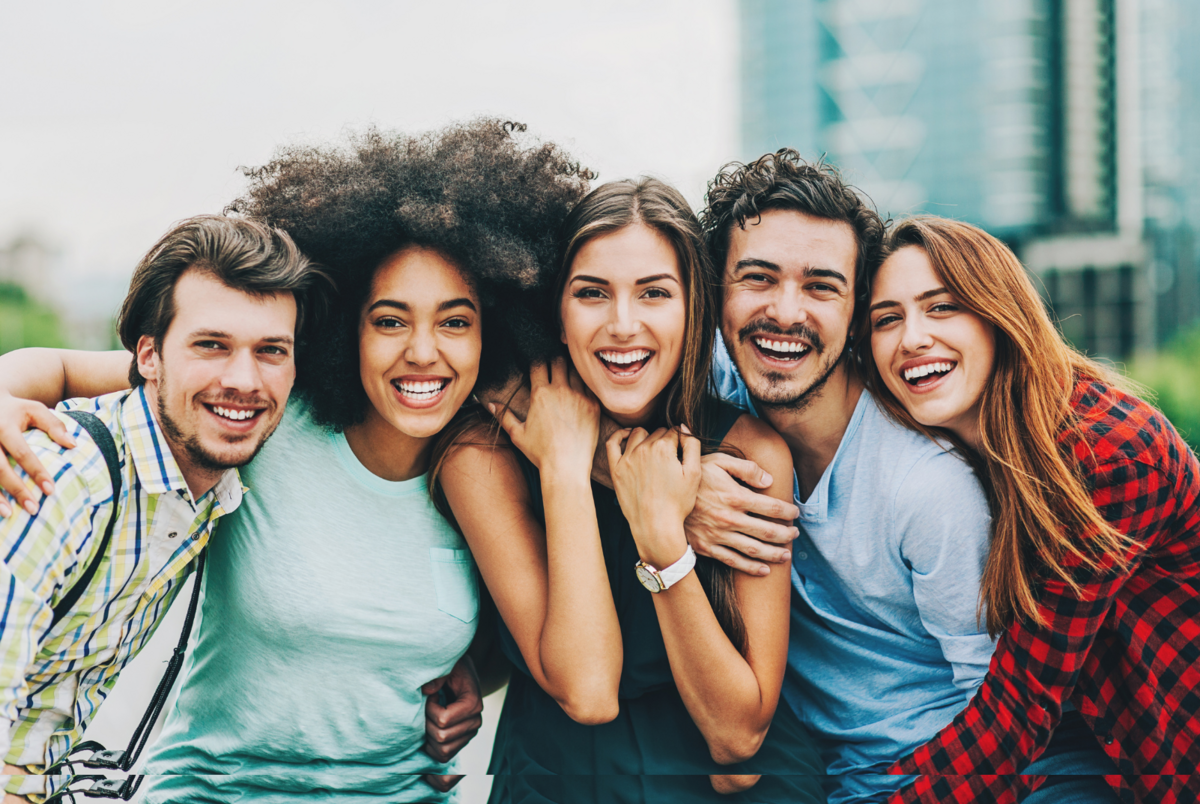
#> input picture face.png, 1200 x 804 px
$ python face_eye.py
#> lines starting #> are read from the running program, lines starting #| are printed output that depends on the picture; after the words box and inside, x2 and y2 are one past the last pixel; in counts of white or black regions, pixels touching at a corner belong together
import cv2

face_cascade = cv2.CascadeClassifier('haarcascade_frontalface_default.xml')
eye_cascade = cv2.CascadeClassifier('haarcascade_eye.xml')

img = cv2.imread('face.png')
#> img is the input picture: shape (804, 1200, 3); mean B, G, R 135.1, 141.3, 144.5
gray = cv2.cvtColor(img, cv2.COLOR_BGR2GRAY)
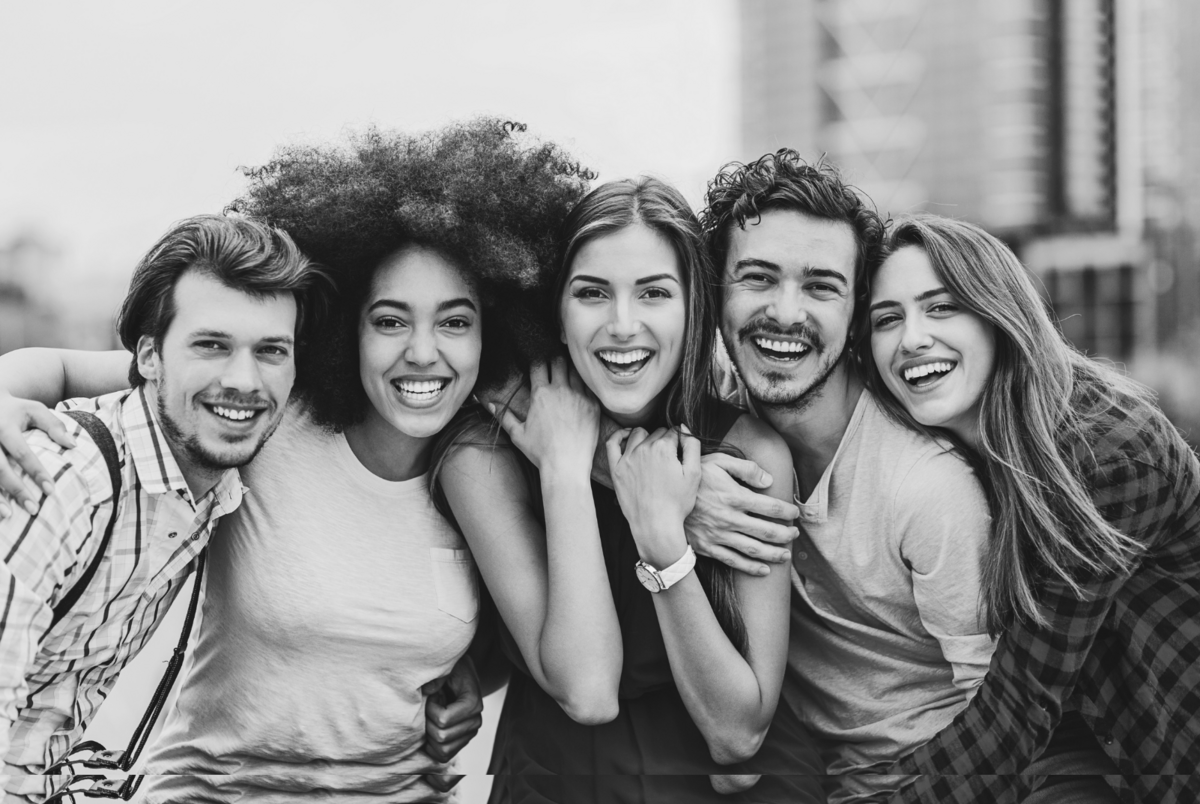
#> gray: shape (804, 1200); min 18, max 241, mean 141.6

faces = face_cascade.detectMultiScale(gray, scaleFactor=1.1, minNeighbors=5)
#> faces = [[845, 261, 137, 137], [341, 260, 159, 159], [701, 215, 172, 172], [545, 233, 158, 158], [156, 287, 165, 165]]
for (x, y, w, h) in faces:
    cv2.rectangle(img, (x, y), (x+w, y+h), (255, 0, 0), 2)
    roi_gray = gray[y:y+h, x:x+w]
    roi_color = img[y:y+h, x:x+w]

    eyes = eye_cascade.detectMultiScale(roi_gray)
    for (ex, ey, ew, eh) in eyes:
        cv2.rectangle(roi_color, (ex, ey), (ex+ew, ey+eh), (0, 255, 0), 2)
#> this loop made 5 passes
#> (x, y, w, h, eyes) on passes 1 to 5: (845, 261, 137, 137, [[27, 47, 30, 30], [71, 28, 37, 37]]), (341, 260, 159, 159, [[89, 43, 41, 41], [26, 40, 45, 45]]), (701, 215, 172, 172, [[31, 40, 47, 47], [101, 54, 40, 40]]), (545, 233, 158, 158, [[88, 43, 38, 38], [26, 39, 44, 44]]), (156, 287, 165, 165, [[33, 36, 47, 47], [94, 44, 39, 39]])
#> pass 1, `roi_gray = gray[y:y+h, x:x+w]`:
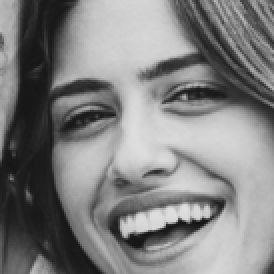
#> roi_gray: shape (137, 137) (shown 2 times larger); min 18, max 225, mean 128.3
#> pass 1, `roi_color = img[y:y+h, x:x+w]`:
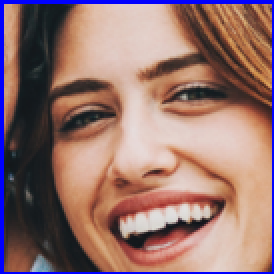
#> roi_color: shape (137, 137, 3) (shown 2 times larger); mean B, G, R 110, 114.5, 148.5
#> pass 2, `roi_color = img[y:y+h, x:x+w]`:
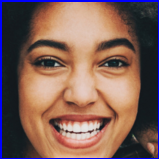
#> roi_color: shape (159, 159, 3); mean B, G, R 88.1, 96.9, 128.1
#> after the loop:
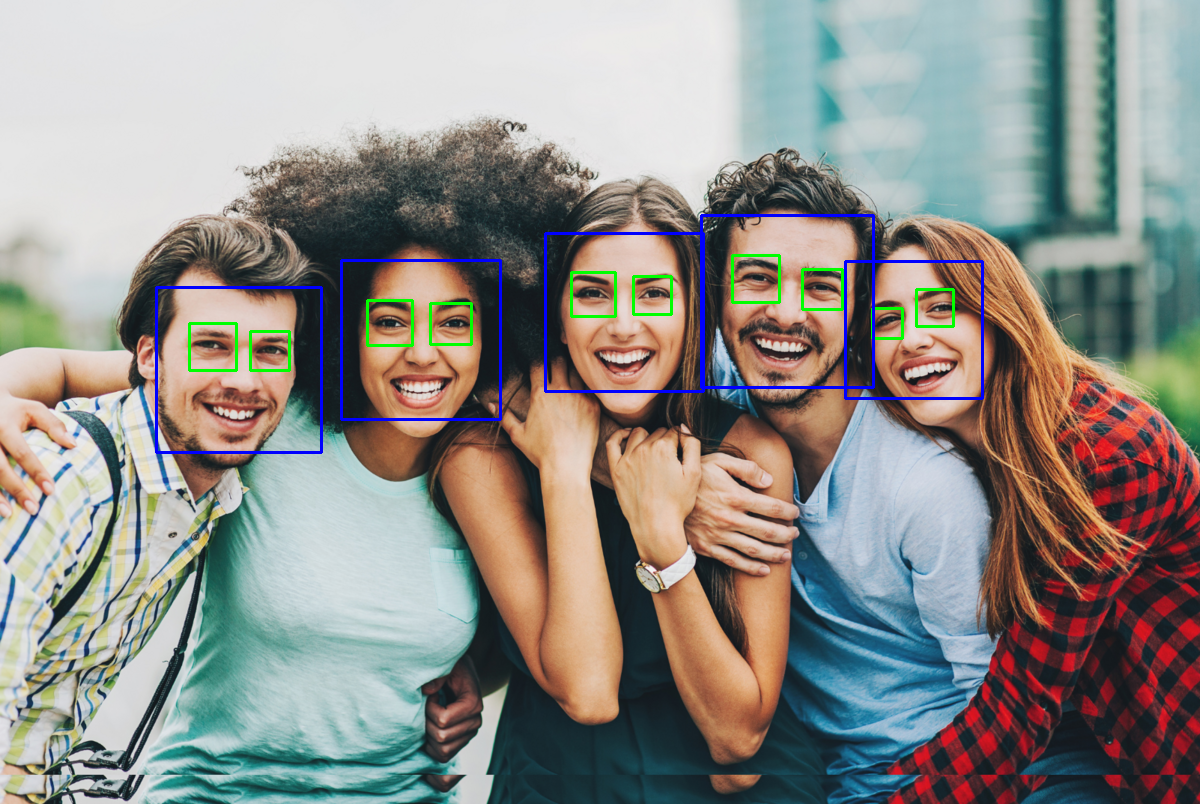
#> img: shape (804, 1200, 3); 1.46% of pixels changed, all inside (x1, y1, x2, y2) = (155, 214, 984, 454)
#> after the loop:
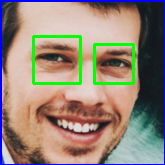
#> roi_color: shape (165, 165, 3); mean B, G, R 119.7, 133.5, 147.8
#> after the loop:
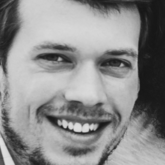
#> roi_gray: shape (165, 165); min 22, max 224, mean 140.5

cv2.imshow('Detected', img)
cv2.waitKey(0)
cv2.destroyAllWindows()
